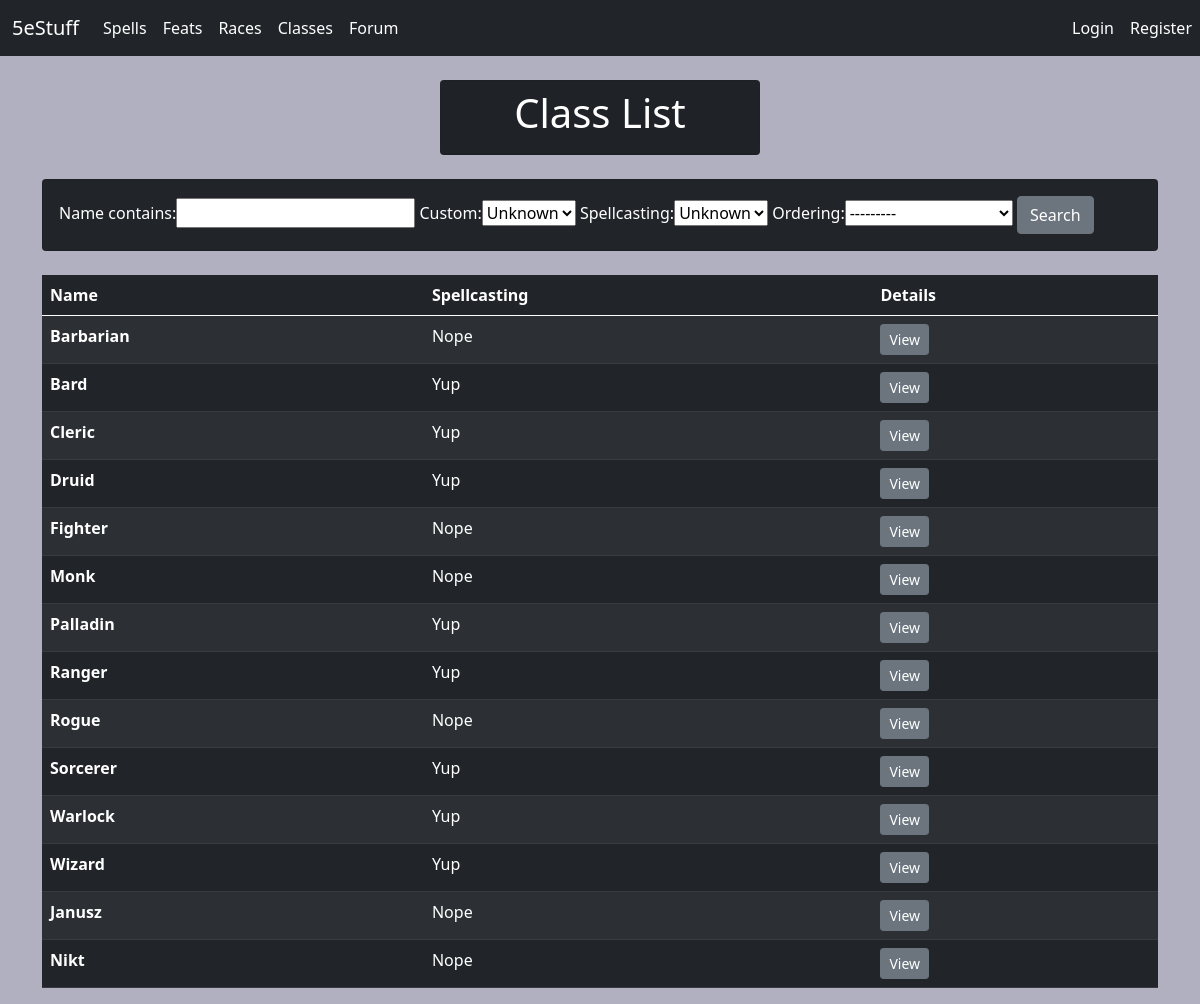
/classes/, run on the app's committed database.
### forum/models.py (models this page shows, shortened)
class Class(models.Model):
    name = models.CharField(max_length=100, unique=True)
    spellcasting = models.BooleanField(default=False)
    desc = RichTextField()
    author = models.ForeignKey(User, on_delete=models.CASCADE)
    custom = models.BooleanField(default=False)

### forum/views.py (the view)
# urls.py: path('classes/', ClassesView, name="classes_v"),
def ClassesView(request):
    classes = Class.objects.all().order_by("custom","name")
    filter = ClassFilter(request.GET, queryset=classes)
    classes = filter.qs
    context = {'classes':classes,'filter':filter}
    return render(request, 'classes.html', context)

### forum/templates/classes.html (shortened to what this page needs)
{% extends 'base.html'%}
{% block content %}
<div class="card text-white bg-dark mx-auto" style="max-width: 20rem;">
  <div class="card-header">
    <h1 style="text-align:center;">Class List</h1>
  </div>
</div>
<br/>
<div class="card text-white bg-dark mx-auto">
  <div class="card-body">
		<form method="GET">
			{{  filter.form }}
			<button class="btn btn-secondary" type="submit">Search</button>
		</form>
	</div>
</div>
<br/>
<table class="table table-striped table-dark">
  <thead>
    <tr>
      <th scope="col">Name</th>
      <th scope="col">Spellcasting</th>
	  <th scope="col">Details</th>
    </tr>
  </thead>
  <tbody>
	{% for class in classes %}
    <tr>
      <th scope="row">{{ class.name }}</th>
      <td> {% if class.spellcasting %}Yup {% else %} Nope {% endif %} </td>
	  <td> <button type="button" class="btn btn-secondary btn-sm" data-bs-toggle="modal" data-bs-target="#classModal{{ class.id }}">View</button></td>
    </tr>
	{% endfor %}
  </tbody>
</table>
{% endblock %}

### forum/templates/base.html (style rules this page uses)
body { background-color: #b0b0c0 }

### data on the page
Class: name "Barbarian", spellcasting "Nope"
Class: name "Bard", spellcasting "Yup"
Class: name "Cleric", spellcasting "Yup"
Class: name "Druid", spellcasting "Yup"
Class: name "Fighter", spellcasting "Nope"
Class: name "Monk", spellcasting "Nope"
Class: name "Palladin", spellcasting "Yup"
Class: name "Ranger", spellcasting "Yup"
Class: name "Rogue", spellcasting "Nope"
Class: name "Sorcerer", spellcasting "Yup"
Class: name "Warlock", spellcasting "Yup"
Class: name "Wizard", spellcasting "Yup"
Class: name "Janusz", spellcasting "Nope"
Class: name "Nikt", spellcasting "Nope"
